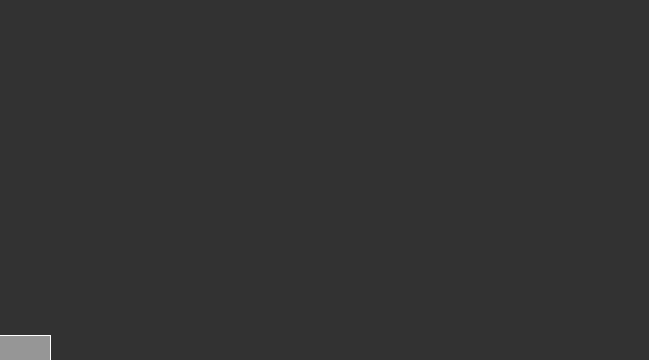
Frame 1 (no input)
Frame 60 (the mouse pressed at the canvas centre just before this capture): identical to frame 1, image omitted
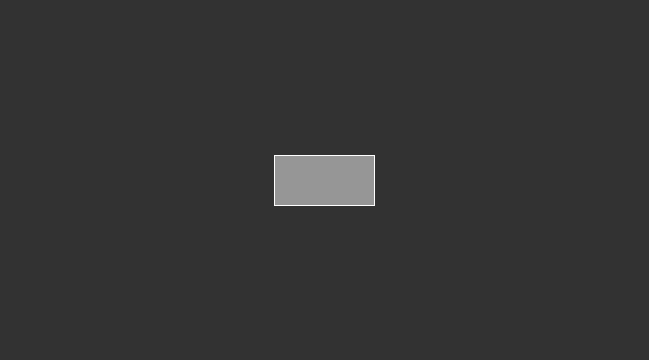
Frame 120 (the mouse held since frame 60 and released just before this capture)

The Processing sketch that drew these frames (run headless with seeded random() and noise(); from frame 60 on, the mouse is pressed at the canvas centre):

// Processing sketch: hw1opposite
// ── hw1opposite.pde
void setup (){
  //set the size of the window
  size(649,360);
}

void draw() {
  background(50);
  fill(150);
  stroke(255);
  rectMode(CENTER);
  rect(mouseX,height-mouseY, 100, 50);
}
  
